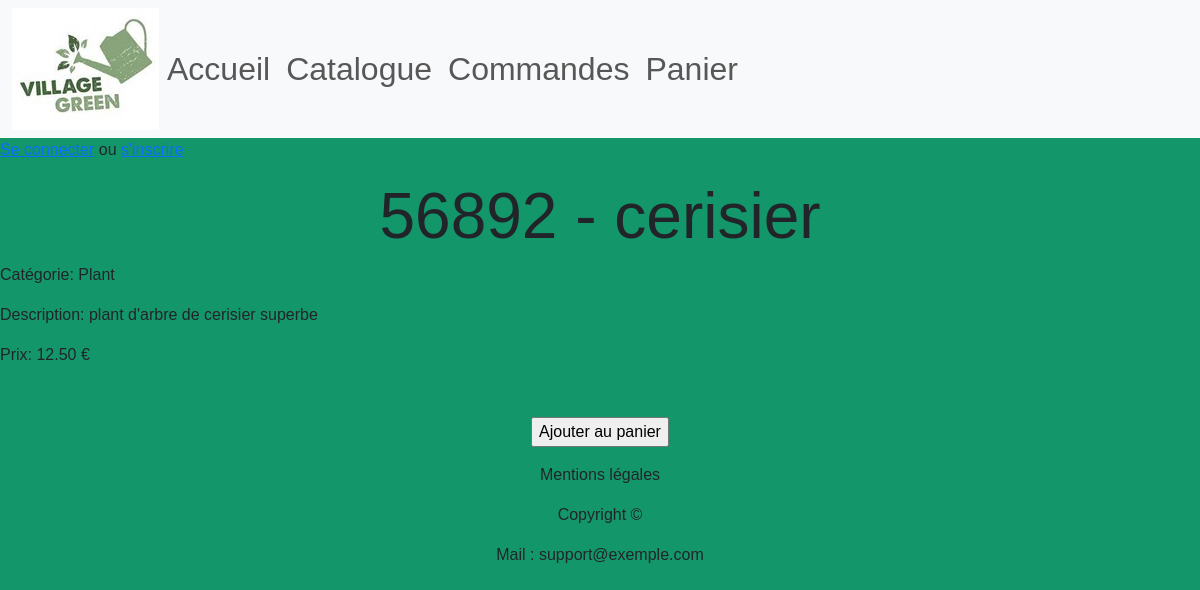
Page /consult_produit.php?id=7 on the committed database.
### tables this page shows
CREATE TABLE `t_d_produit` (
  `Id_Produit` int(11) NOT NULL,
  `Taux_TVA` decimal(15,2) NOT NULL,
  `Nom_Long` varchar(250) NOT NULL,
  `Nom_court` varchar(50) NOT NULL,
  `Ref_fournisseur` varchar(250) NOT NULL,
  `Photo` varchar(250) DEFAULT NULL,
  `Prix_Achat` decimal(15,2) NOT NULL,
  `Id_Fournisseur` int(11) NOT NULL,
  `Id_Categorie` int(11) NOT NULL
);

CREATE TABLE `t_d_categorie` (
  `Id_Categorie` int(11) NOT NULL,
  `Libelle` varchar(50) NOT NULL,
  `Id_Categorie_Parent` int(11) DEFAULT NULL
);

### dao.php (called while the page is built, shortened)
<?php
class dao
{
    private $db_host;
    private $db_name;
    private $db_user;
    private $db_password;
    public function __construct($_dbhost, $_dbname)
    {
        $this->db_host = $_dbhost;
        $this->db_name = $_dbname;
        if ($this->db_name == "greengarden") {
            $this->db_user = 'root';
            $this->db_password = '';
        }
        else {
            $this->db_user = 'root';
            $this->db_password = '';
        }
    }
    public function connect()
    {
        $dsn = "mysql:host={$this->db_host};dbname={$this->db_name};charset=utf8mb4";
        $options = [
            PDO::ATTR_ERRMODE => PDO::ERRMODE_EXCEPTION,
            PDO::ATTR_DEFAULT_FETCH_MODE => PDO::FETCH_ASSOC,
            PDO::ATTR_EMULATE_PREPARES => false,
        ];
        return new PDO($dsn, $this->db_user, $this->db_password, $options);
    }
    public function select($table, $where = '', $params = array(), $order_by = '', $limit = '')
    {
        $sql = "SELECT * FROM $table";
        if (!empty($where)) {
            $sql .= " WHERE $where";
        }
        $stmt = $this->connect()->prepare($sql);
        $stmt->execute($params);
        return $stmt->fetchAll(PDO::FETCH_ASSOC);
    }
}

### produit.php (called while the page is built, shortened)
<?php
require_once 'dao.php';
class Produit
{
    private $dao;
    public function __construct()
    {
        $this->dao = new dao("localhost","greengarden");
    }
    public function getProduitById($id)
    {
        $params = array(
            ':id' => $id
        );
        return $this->dao->select("t_d_produit","id_produit = :id", $params);
    }
}

### categorie.php (called while the page is built, shortened)
<?php
require_once 'dao.php';
class Categorie
{
    private $dao;
    public function __construct()
    {
        $this->dao = new dao("localhost", "greengarden");
    }
    public function getCategorieById($idcat)
    {
        $params = array(
            ':idcat' => $idcat
        );
        return $this->dao->select("t_d_categorie", "Id_Categorie = :idcat", $params);
    }
}

### consult_produit.php (the view, shortened to what this page needs)
<?php
require 'produit.php';
 include 'header.php';
require 'categorie.php';
if (isset($_GET['id'])) {
    $id_produit = $_GET['id'];
    try {
        $p = new Produit();
        $produit = $p->getProduitById($id_produit)[0];
        $c = new Categorie();
        $categorie = $c->getCategorieById($produit['Id_Categorie'])[0];
    } catch (PDOException $e) {
        echo
        "Erreur: " . $e->getMessage();
        exit();
    }
} else {
    echo "Produit non spécifié";
    exit;
}
?>
<!DOCTYPE html>
<html>
<head>
</head>
<body>
    <h1><?php echo $produit['Ref_fournisseur'] . " - " . $produit['Nom_court']; ?></h1>
    <p>Catégorie: <?php echo $categorie['Libelle']; ?> </p>
    <p>Description: <?php echo $produit['Nom_Long']; ?></p>
    <p>Prix: <?php echo $produit['Prix_Achat']; ?> €</p>
    <form method="POST" action="ajout_panier.php">
        <input type="submit" value="Ajouter au panier">
    </form>
</body>
</html>
<?php include 'footer.php'; ?>

### style/style.css (style rules this page uses)
body { background-color: rgb(20, 150, 107); font-family: Arial, Helvetica, sans-serif; }
form { text-align:center; margin-top: 50px; }
h1 { text-align: center; font-size: 4em; }

### rows in the picture
t_d_produit: Ref_fournisseur "56892", Nom_court "cerisier", Nom_Long "plant d'arbre de cerisier superbe", Prix_Achat "12.50"
t_d_categorie: Libelle "Plant"
